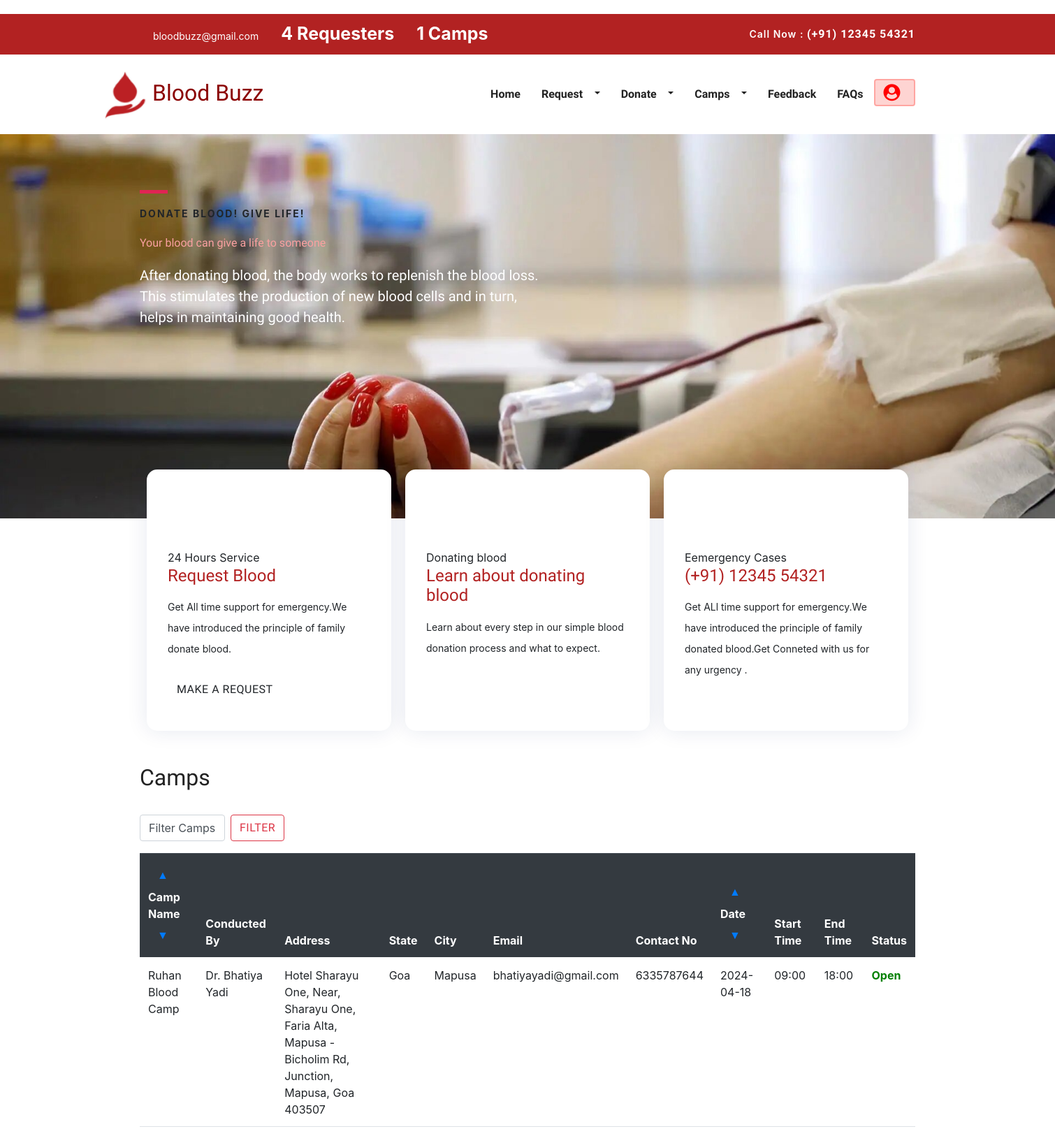
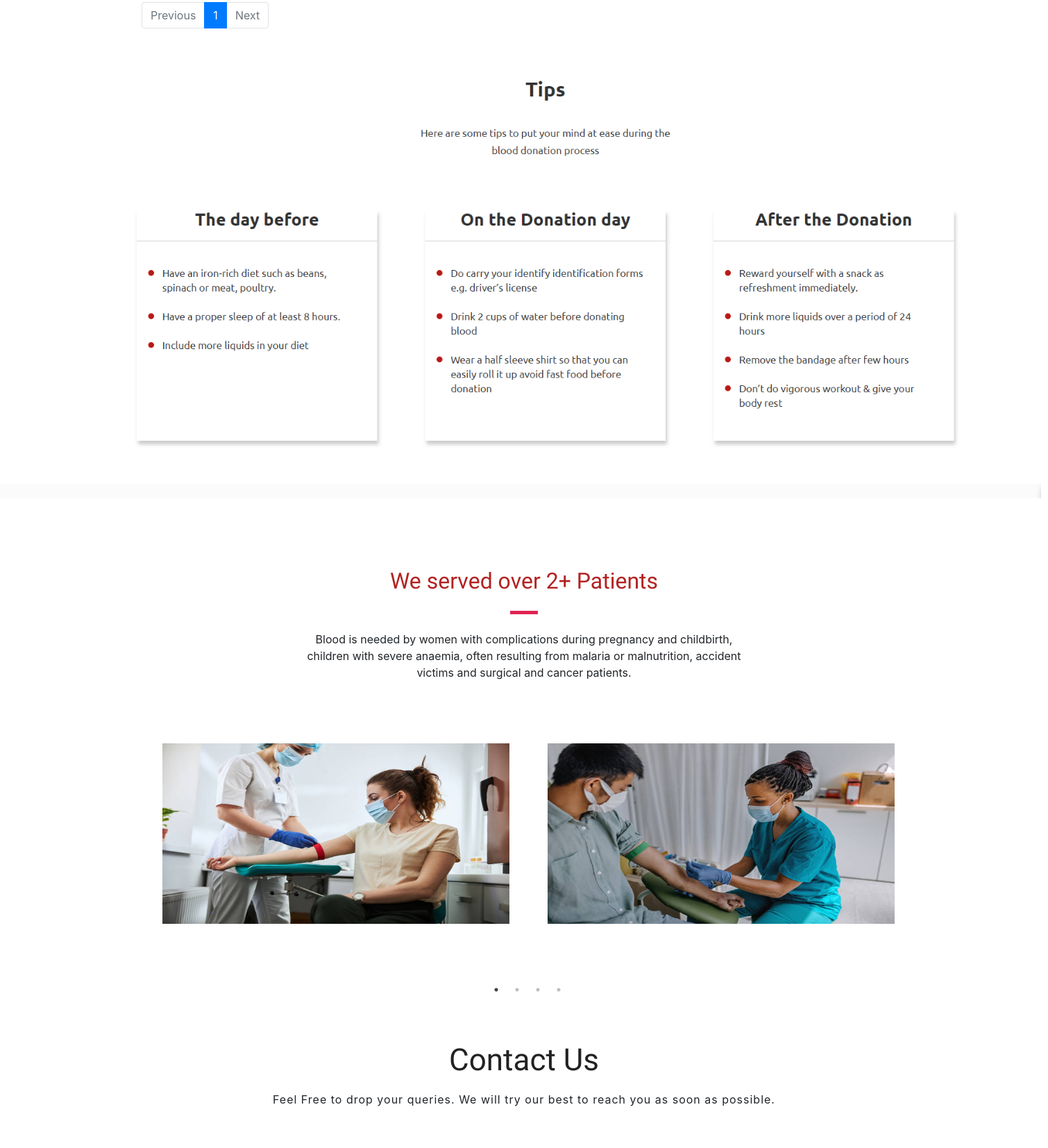
Page /Member/index.php (upper part) on the committed database (2 pictures, top to bottom).
### tables this page shows
CREATE TABLE `camp` (
  `camp_id` int(30) UNSIGNED NOT NULL,
  `member_id` int(30) UNSIGNED NOT NULL,
  `camp_name` varchar(50) NOT NULL,
  `conducted_by` varchar(50) NOT NULL,
  `address` varchar(200) NOT NULL,
  `state_id` int(10) UNSIGNED NOT NULL,
  `city_id` int(5) UNSIGNED NOT NULL,
  `email` varchar(30) NOT NULL,
  `contact_no` varchar(10) NOT NULL,
  `date` date NOT NULL,
  `start_time` varchar(10) NOT NULL,
  `end_time` varchar(10) NOT NULL,
  `status` enum('0','1','2') NOT NULL COMMENT '0=camp is on the way  1=expired 2=deleted by admin',
  `created_at` datetime NOT NULL
);

CREATE TABLE `states` (
  `state_id` int(10) UNSIGNED NOT NULL,
  `state_name` varchar(60) NOT NULL
);

CREATE TABLE `city` (
  `city_id` int(5) UNSIGNED NOT NULL,
  `state_id` int(10) UNSIGNED NOT NULL,
  `city_name` varchar(70) NOT NULL
);

### Member/viewcamps.php (the view, shortened to what this page needs)
<!DOCTYPE html>
<html lang="en">
<head>
<link rel="stylesheet" href="https://maxcdn.bootstrapcdn.com/bootstrap/4.5.2/css/bootstrap.min.css">
<link rel="stylesheet" href="../File/css/bootstrap.min.css">
</head>
<body>
<div class="container mt-5" id="camp">
    <h2 class="mb-3">Camps</h2>
    <form class="form-inline" method="post">
        <select class="form-control mr-sm-2" name="filter">
            <option value="" selected disabled>Filter Camps</option>
        </select>
    <button class="btn btn-outline-danger my-2 my-sm-0" type="submit">Filter</button><br><br><br>
  </form>
    <div class="table-responsive">
        <table class="table table table-hover">
            <thead class="thead-dark">
                <tr>
                    <th>
                        <button class="btn btn-link" onclick="sortTable('asc')">▲</button>
                        Camp Name
                        <button class="btn btn-link" onclick="sortTable('desc')">▼</button>
                    </th>
                    <th>Conducted By</th>
                    <th>Address</th>
                    <th>State</th>
                    <th>City</th>
                    <th>Email</th>
                    <th>Contact No</th>
                    <th><button class="btn btn-link" onclick="sortTable('asc')">▲</button>
                        Date
                        <button class="btn btn-link" onclick="sortTable('desc')">▼</button></th>
                    <th>Start Time</th>
                    <th>End Time</th>
                    <th>Status</th>
                </tr>
            </thead>
            <tbody>
            <?php
            try
            {
                include '../Include/connect2.php';
                $page = isset($_GET['page']) ? $_GET['page'] : 1;
                $records_per_page = 3;
                $offset = ($page - 1) * $records_per_page;
                $total_records_query = "SELECT COUNT(*) AS total FROM camp ORDER BY `date` DESC";
                $total_records_result = $connection->query($total_records_query);
                $total_records = $total_records_result->fetch(PDO::FETCH_ASSOC)['total'];
                $total_pages = ceil($total_records / $records_per_page);
                if (isset($_POST['filter']))
                {
                    $filter = $_POST['filter'];
                    if ($filter == 'Open')
                    {
                        $query = "SELECT * FROM camp WHERE `status`='1' AND `status` ORDER BY camp_name ASC LIMIT $offset, $records_per_page";
                    }
                    elseif ($filter == 'Closed')
                    {
                        $query = "SELECT * FROM camp WHERE `status`='0' ORDER BY camp_name ASC LIMIT $offset, $records_per_page";
                    }
                }
                else
                {
                    $query = "SELECT * FROM camp WHERE `status` NOT IN('2','0')  ORDER BY camp_name ASC LIMIT $offset, $records_per_page";
                }
                $result = $connection->query($query);
                if ($result->rowCount() > 0)
                {
                    while ($row = $result->fetch(PDO::FETCH_ASSOC))
                    {
                        $state=$connection->prepare("SELECT DISTINCT state_name FROM states WHERE state_id=?");
                        $state->execute([$row['state_id']]);
                        $sname=$state->fetchColumn();
                        $city=$connection->prepare("SELECT DISTINCT city_name FROM city WHERE city_id=?");
                        $city->execute([$row['city_id']]);
                        $cname=$city->fetchColumn();
                        echo "<tr>";
                        echo "<td>{$row['camp_name']}</td>";
                        echo "<td>{$row['conducted_by']}</td>";
                        echo "<td>{$row['address']}</td>";
                        echo "<td>{$sname}</td>";
                        echo "<td>{$cname}</td>";
                        echo "<td>{$row['email']}</td>";
                        echo "<td>{$row['contact_no']}</td>";
                        echo "<td>{$row['date']}</td>";
                        echo "<td>{$row['start_time']}</td>";
                        echo "<td>{$row['end_time']}</td>";
                        if($row['status']=='1')
                        {
                        echo"<td style='color:green;font-weight:bold;'>Open</td>";
                        }
                        elseif($row['status']=='0')
                        {
                        echo"<td style='color:red;font-weight:bold;'>Closed</td>";
                        }
                        echo "</tr>";
                    }
                }
                else
                {
                    echo "<tr><td colspan='10'>No camps found</td></tr>";
                }
            }
            catch (PDOException $e)
            {
                $error=$e->getMessage();
                $_SESSION['error-message'] = "Database error: " . $error;
            }
                ?>
            </tbody>
        </table>
    </div>
</div>
<div class='pagination'>
    <nav aria-label="Pagination">
        <ul class="pagination">
            <li class="page-item <?php echo ($page <= 1) ? 'disabled' : ''; ?>">
                <a class="page-link" href="?page=<?php echo ($page <= 1) ? 1 : ($page - 1); ?>">Previous</a>
            </li>
            <?php for ($i = 1; $i <= $total_pages; $i++): ?>
            <li class="page-item <?php echo ($page == $i) ? 'active' : ''; ?>">
                <a class="page-link" href="?page=<?php echo $i; ?>"><?php echo $i; ?></a>
            </li>
            <?php endfor; ?>
            <li class="page-item <?php echo ($page >= $total_pages) ? 'disabled' : ''; ?>">
                <a class="page-link" href="?page=<?php echo ($page >= $total_pages) ? $total_pages : ($page + 1); ?>">Next</a>
            </li>
        </ul>
    </nav>
</div>
</body>
</html>

### rows in the picture
camp: camp_name "Ruhan Blood Camp", conducted_by "Dr. Bhatiya Yadi", address "Hotel Sharayu One, Near, Sharayu One, Faria Alta, Mapusa - Bicholim Rd, Junction, Mapusa, Goa 403507", state.state_name "Goa", city.city_name "Mapusa", email "bhatiyayadi@gmail.com", contact_no "6335787644", date "2024-04-18", start_time "09:00", end_time "18:00", status "Open"

### other values in the picture
$data['total'] "4"
$camp['camp'] "1"
$com_req['total'] -1 "2"
